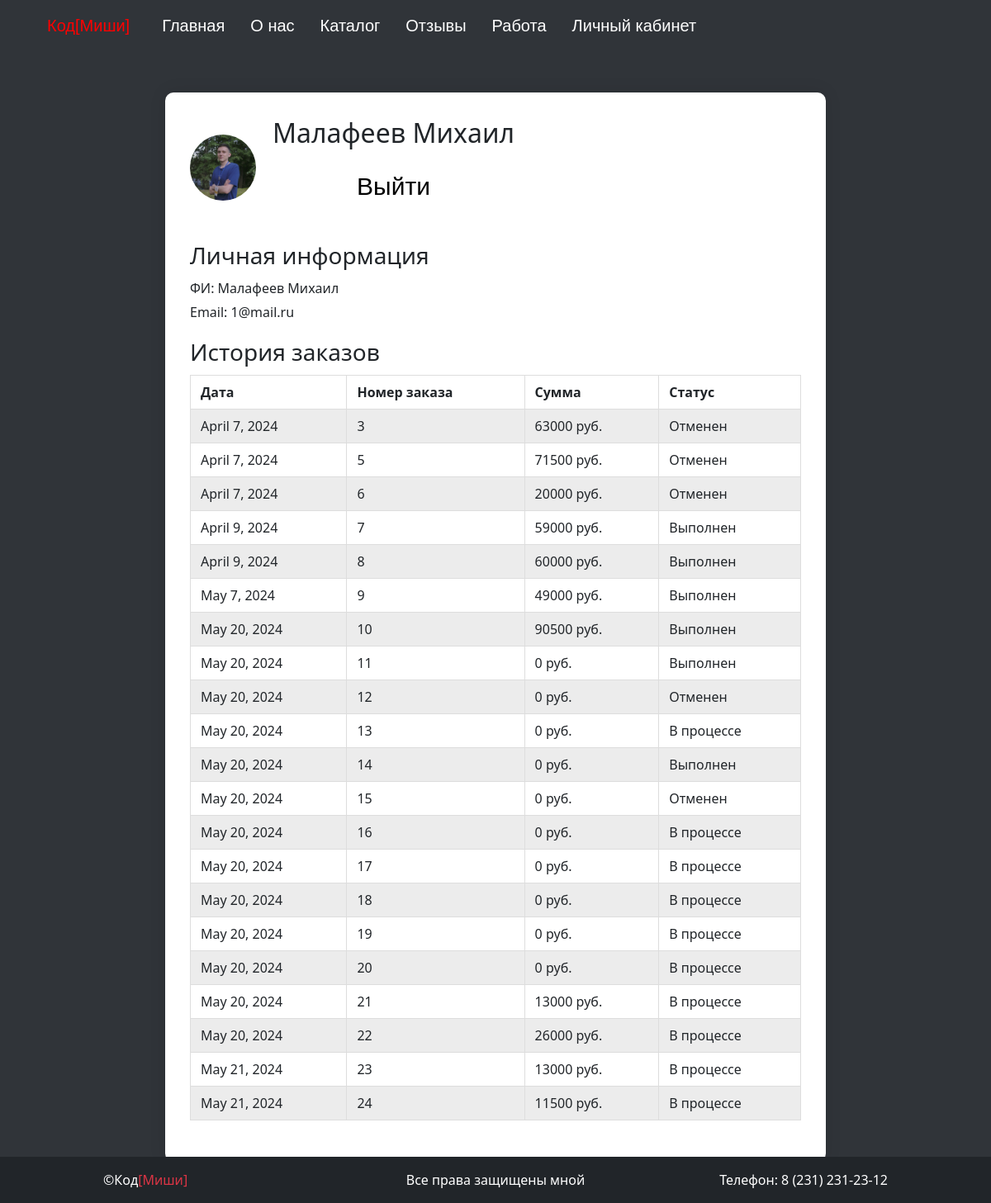
Screenshot of /personal_profile/ (signed in) with the database file from the repository.
### CommonApp/models.py (models this page shows)
class User(AbstractUser):
    image_user = models.ImageField(upload_to='user_profile_photo',default=None)
    number_order = models.IntegerField(default=0)

class OrderUser(models.Model):
    user = models.ForeignKey(to=User,on_delete=models.CASCADE,default=None)
    number_order = models.IntegerField(default=0)
    summa_order = models.IntegerField(default=0)
    status_order = models.ForeignKey(to= OrderStatus, on_delete= models.CASCADE, default=4)
    date =   models.DateField(default= datetime.datetime.now())

class OrderStatus(models.Model):
    name_status = models.CharField(max_length=40)

### CommonApp/views.py (the view)
# urls.py: path('personal_profile/', personal_profile, name='personal_profile'),
@login_required
def personal_profile(request):
    work_status_now = request.user.groups.filter(name="Workers").exists()
    user_orders = OrderUser.objects.filter(user= request.user)
    context = {
        'orders': user_orders,
        'is_worker_now': work_status_now,
    }
    return render(request,'CommonApp/personal_profile.html', context)

### CommonApp/templates/CommonApp/personal_profile.html
{% extends 'CommonApp/base.html' %}
{% load static %}
{% block links %}
    <link rel="stylesheet" href="{% static '/css/personal_profile_style.css' %}" />
{% endblock %}
{% block content %}
<div class="profile-container">
  <div class="profile-header">
    {% if user.image_user %}
      <img src="{{ user.image_user.url }}" alt="Профиль"/>
    {% else %}
        <img src="/media/user_profile_photo/photo_user_have_not_icon.jpg" alt="Профиль"/>
    {% endif %}
    <div class="profile-header-info">
      <h2>{{ user.last_name }} {{ user.first_name }}</h2>
      <a href="{% url 'CommonApp:go_exit' %}" style="color:black">Выйти</a>
    </div>
  </div>
  <div class="profile-info">
    <h3>Личная информация</h3>
    <p>ФИ: {{ user.last_name }} {{ user.first_name }}</p>
    <p>Email: {{ user.email }}</p>
  </div>
  <div class="profile-info">
    <h3>История заказов</h3>
    <table class="table table-striped">
      <thead>
        <tr>
          <th>Дата</th>
          <th>Номер заказа</th>
          <th>Сумма</th>
          <th>Статус</th>
        </tr>
      </thead>
      <tbody>
        {% for order in orders %}
        <tr>
          <td>{{ order.date }}</td>
          <td>{{ order.number_order }}</td>
          <td>{{ order.summa_order }} руб.</td>
          <td>{{ order.status_order.name_status }}</td>
        </tr>
        {% endfor %}
      </tbody>
    </table>
  </div>
</div>
{% endblock %}

### static/css/base_style.css (style rules this page uses)
* { padding: 0px; margin: 0px; text-decoration: none; }
body { background-color: #303439; min-height: 100vh; }
a { color: white; text-decoration: none; display: block; font-family: Arial, sans-serif; font-size: 30px; padding: 15px; border-radius: 20px; text-align: center; }
html { position: relative; min-height: 100%; }
body { margin: 0; padding: 0; box-sizing: border-box; }

### static/css/personal_profile_style.css (style rules this page uses)
.profile-container { max-width: 800px; margin: 50px auto; padding: 30px; background-color: #fff; box-shadow: 0 0 20px rgba(0, 0, 0, 0.1); border-radius: 10px; }
.profile-header { display: flex; align-items: center; margin-bottom: 30px; }
.profile-header img { width: 80px; height: 80px; border-radius: 50%; margin-right: 20px; object-fit: cover; }
.profile-header-info { display: flex; flex-direction: column; }
.profile-info { margin-bottom: 20px; }
.profile-info h3 { margin-bottom: 10px; }
.profile-info p { margin-bottom: 5px; }
.table { width: 100%; border-collapse: collapse; }
.table th, .table td { padding: 8px 12px; border: 1px solid #ddd; text-align: left; }
.table-striped tbody tr:nth-of-type(odd) { background-color: #f9f9f9; }

### rows the page displays
User: image_user (picture), last_name "Малафеев", first_name "Михаил", email "1@mail.ru"
OrderUser: date "April 7, 2024", number_order "3", summa_order "63000", status_order.name_status "Отменен"
OrderUser: date "April 7, 2024", number_order "5", summa_order "71500", status_order.name_status "Отменен"
OrderUser: date "April 7, 2024", number_order "6", summa_order "20000", status_order.name_status "Отменен"
OrderUser: date "April 9, 2024", number_order "7", summa_order "59000", status_order.name_status "Выполнен"
OrderUser: date "April 9, 2024", number_order "8", summa_order "60000", status_order.name_status "Выполнен"
OrderUser: date "May 7, 2024", number_order "9", summa_order "49000", status_order.name_status "Выполнен"
OrderUser: date "May 20, 2024", number_order "10", summa_order "90500", status_order.name_status "Выполнен"
OrderUser: date "May 20, 2024", number_order "11", summa_order "0", status_order.name_status "Выполнен"
OrderUser: date "May 20, 2024", number_order "12", summa_order "0", status_order.name_status "Отменен"
OrderUser: date "May 20, 2024", number_order "13", summa_order "0", status_order.name_status "В процессе"
OrderUser: date "May 20, 2024", number_order "14", summa_order "0", status_order.name_status "Выполнен"
OrderUser: date "May 20, 2024", number_order "15", summa_order "0", status_order.name_status "Отменен"
OrderUser: date "May 20, 2024", number_order "16", summa_order "0", status_order.name_status "В процессе"
OrderUser: date "May 20, 2024", number_order "17", summa_order "0", status_order.name_status "В процессе"
OrderUser: date "May 20, 2024", number_order "18", summa_order "0", status_order.name_status "В процессе"
OrderUser: date "May 20, 2024", number_order "19", summa_order "0", status_order.name_status "В процессе"
OrderUser: date "May 20, 2024", number_order "20", summa_order "0", status_order.name_status "В процессе"
OrderUser: date "May 20, 2024", number_order "21", summa_order "13000", status_order.name_status "В процессе"
OrderUser: date "May 20, 2024", number_order "22", summa_order "26000", status_order.name_status "В процессе"
OrderUser: date "May 21, 2024", number_order "23", summa_order "13000", status_order.name_status "В процессе"
OrderUser: date "May 21, 2024", number_order "24", summa_order "11500", status_order.name_status "В процессе"
